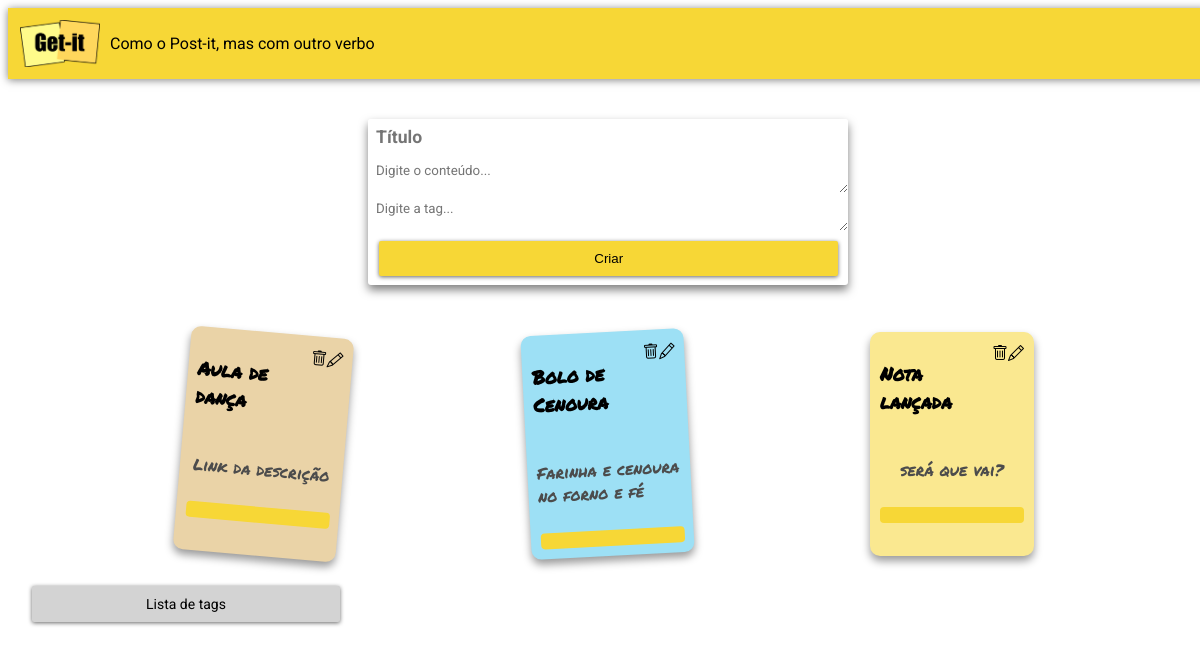
Before: / with the older database file.
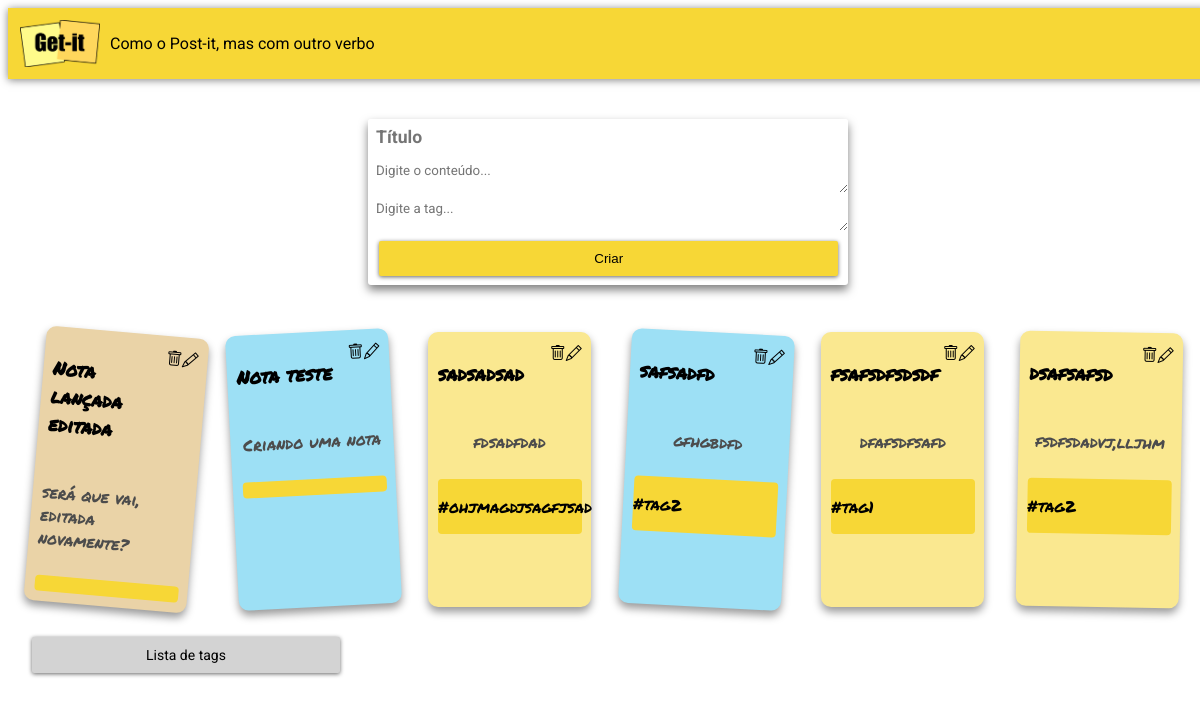
After: the same page with the newer database file.
### notes/models.py (models this page shows, shortened)
class Note(models.Model):
    title = models.CharField(max_length=200)
    content = models.TextField()
    id = models.BigAutoField(primary_key=True)
    tag = models.ForeignKey(Tag, on_delete=models.CASCADE, null=True)

class Tag(models.Model):
    title = models.CharField(max_length=200)
    id = models.BigAutoField(primary_key=True)

### notes/views.py (the view)
# urls.py: path('', views.index, name="index"),
def index(request):
    if request.method == "POST":
        title = request.POST.get("titulo")
        content = request.POST.get("detalhes")
        tag_title = request.POST.get("tag")
        if tag_title == "":
            note = Note(title=title, content=content)
            note.save()
            return redirect("index")
        else:
            tag = Tag(title=f"#{tag_title}")
            lista_tag_igual = Tag.objects.filter(title=f"#{tag_title}")
            if not lista_tag_igual:
                tag.save()
            else:
                tag = lista_tag_igual[0]
            note = Note(title=title, content=content, tag=tag)
            note.save()
            return redirect("index")
    else:
        all_notes = Note.objects.all()
        return render(request, 'notes/index.html', {'notes': all_notes})

### notes/templates/notes/index.html (shortened to what this page needs)
{% extends "notes/base.html" %}
{% load static %}
{% block content %}
<div class="appbar">
    <img src="{% static 'notes/img/logo-getit.png' %}" class="logo"/>
    <span class="subtitle">Como o Post-it, mas com outro verbo</span>
</div>
<main class="container">
    <form class="form-card" method="post">
        <input
          class="form-card-title"
          type="text"
          name="titulo"
          placeholder="Título"
        />
        <textarea
          class="autoresize"
          name="detalhes"
          placeholder="Digite o conteúdo..."
        ></textarea>
        <textarea class="autoresize" name="tag" placeholder="Digite a tag..."></textarea>
        <button class="btn" type="submit">Criar</button>
    </form>
    <div class="card-container">
        {% for note in notes %}
        <div class="card">
            <div class="card-header">
                <h3 class="card-title">{{note.title}}</h3>
                <div class="acoes">
                    <a href="delete/{{note.id}}">
                        <i class="bi bi-trash"></i>
                    </a>
                    <a href="edit/{{note.id}}">
                        <i class="bi bi-pencil"></i>
                    </a>
                </div>
            </div>
            <div class="card-content">
                <p>{{note.content}}</p>
            </div>
            <div class="tags">
                <p>{{note.tag.title}}</p>
            </div>
        </div>
        {% endfor %}
    </div>
</main>
<footer>
    <a class="btn-cancelar" href="tags">Lista de tags</a>
</footer>
{% endblock %}

### notes/templates/notes/base.html (shortened to what this page needs)
{% load static %}
<!DOCTYPE html>
<html>
    <head>
        <link
            rel="stylesheet"
            href="https://cdnjs.cloudflare.com/ajax/libs/meyer-reset/2.0/reset.min.css"
        />
        <link rel="stylesheet" href="https://cdn.jsdelivr.net/npm/bootstrap-icons@1.11.3/font/bootstrap-icons.css" />
        <link rel="stylesheet" href="{% static 'notes/getit.css' %}"/>
    </head>
    <body>
        {% block content %} {% endblock %}
    </body>
</html>

### notes/static/notes/getit.css (style rules this page uses)
html, body { font-family: "Roboto", sans-serif; width: 100%; height: 100%; }
.btn { position: relative; display: block; padding: 10px 15px; overflow: hidden; border-width: 0; outline: none; border-radius: 2px; box-shadow: 0 1px 4px rgba(0, 0, 0, 0.6); background-color: #f7d736; transition: background-color 0.3s; margin: 2%; margin-left: 11px; flex-grow: 1; }
.btn-cancelar { display: flex; flex-direction: row; justify-content: center; padding: 10px; border-radius: 2px; box-shadow: 0 1px 4px rgba(0, 0, 0, 0.6); background-color: lightgray; margin: 2%; margin-right: 0.4px; flex-grow: 1; text-decoration: none; color: black; font-size: 14px; max-width: 18rem; }
.btn:before { content: ""; position: absolute; top: 50%; left: 50%; display: block; width: 0; padding-top: 0; border-radius: 100%; background-color: rgba(236, 240, 241, 0.3); -webkit-transform: translate(-50%, -50%); -moz-transform: translate(-50%, -50%); -ms-transform: translate(-50%, -50%); -o-transform: translate(-50%, -50%); transform: translate(-50%, -50%); }
.card-container { display: flex; flex-wrap: wrap; justify-content: space-evenly; }
.card { font-family: 'Permanent Marker', cursive; width: 12%; border-radius: 10px; padding: 0.8%; margin: 0.4rem; box-shadow: 0 5px 8px rgba(0, 0, 0, 0.4); min-height: 7rem; display: flex; flex-direction: column; }
.card-header { display: flex; flex-direction: row; justify-content: space-between; }
.acoes { display: flex; flex-direction: row; justify-content: flex-end; color: black; }
.bi.bi-pencil { color: black; }
.bi.bi-trash { color: black; }
.card-title { justify-content: flex-start; font-weight: bold; margin-bottom: 1rem; }
.card-content { color: #4c4c4c; margin-top: 10px; display: flex; justify-content: center; align-items: center; }
.card-color-1 { background-color: #ead3a7; }
.card-color-2 { background-color: #9de0f5; }
.card-color-4 { background-color: #fae890; }
.card-rotation-3 { rotate:-3deg; }
.card-rotation-6 { rotate:0deg; }
.card-rotation-7 { rotate:1deg; }
.card-rotation-9 { rotate:3deg; }
.card-rotation-11 { rotate:5deg; }
.appbar { display: flex; flex-direction: flex-start; background-color: #f7d736; padding: 1%; box-shadow: 0px 1px 8px rgba(0, 0, 0, 0.5); }
.logo { width: 5rem; }
.subtitle { align-content: center; margin-left: 10px; }
.container { display: flex; flex-direction: column; }
.form-card { display: flex; flex-direction: column; box-shadow: 0px 5px 10px rgba(0,0,0,0.5); margin: 40px; border-color: white; border-radius: 3px; justify-content: space-evenly; align-self: center; width: 40%; padding: 0rem; }
.form-card-title { font-family: 'Roboto', sans-serif; font-weight: bold; font-size: 1.1rem; border: none; outline: none; padding: 0.5rem; border-radius: 3px; }
.autoresize { font-family: 'Roboto', sans-serif; border: none; outline: none; display: flex; justify-content: flex-start; padding: 0.5rem; padding-bottom: 0; }
.tags { max-width:auto; margin-top: 10px; background-color: #f7d736; border-radius: 4px; }

Changed rows visible on the page:
removed Note: title "Aula de dança", content "Link da descrição"
removed Note: title "Bolo de Cenoura", content "Farinha e cenoura no forno e fé"
changed Note: title "Nota lançada" → "Nota lançada editada"; content "será que vai?" → "será que vai, editada novamente?"
added Note: title "Nota teste", content "Criando uma nota"
added Note: title "sadsadsad", content "fdsadfdad", tag "#ohjmagdjsagfjsad"
added Note: title "safsadfd", content "gfhgbdfd", tag "#tag2"
added Note: title "fsafsdfsdsdf", content "dfafsdfsafd", tag "#tag1"
added Note: title "dsafsafsd", content "fsdfsdadvj,lljhm", tag "#tag2"
